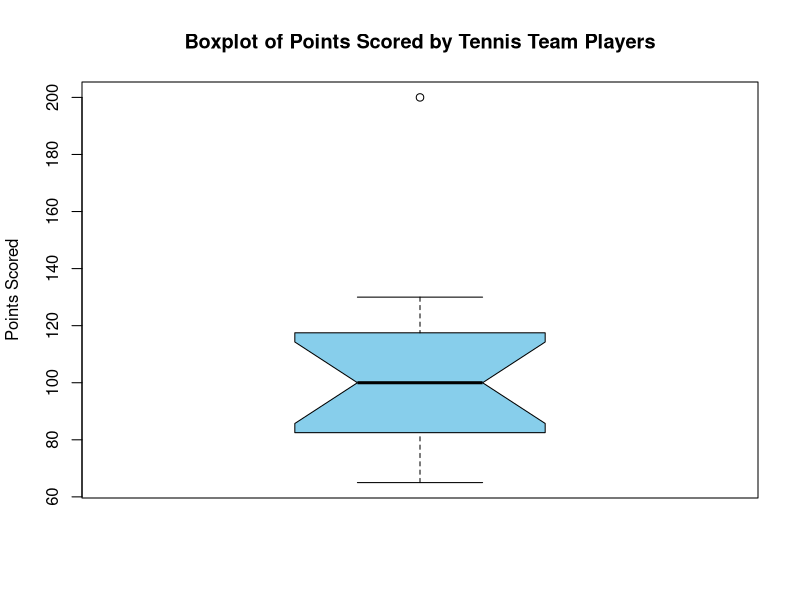
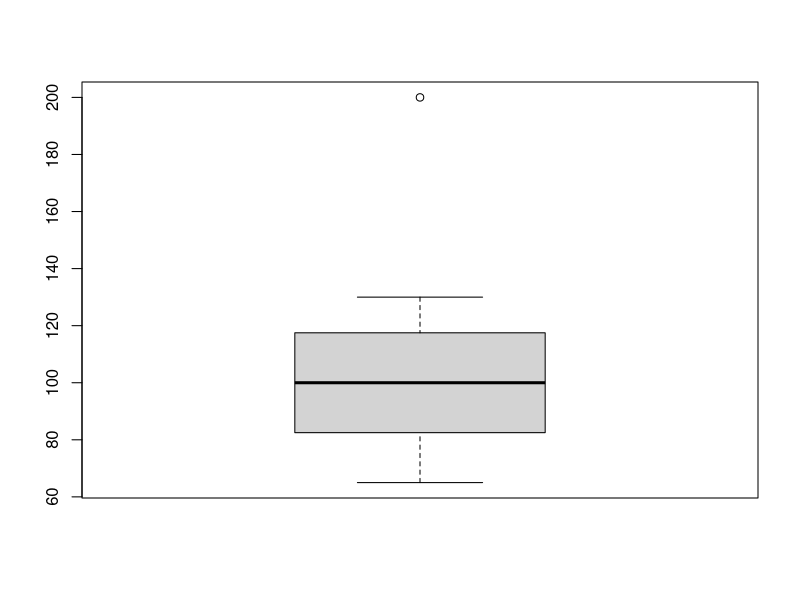

Recreate these plots in R, in order.
# Sample data - replace this with the actual scores of the tennis team players
points_scored <- c(65, 70, 75, 80, 85, 90, 95, 100, 105, 110, 115, 120, 125, 130, 200)

# Create a boxplot
boxplot(points_scored, main = "Boxplot of Points Scored by Tennis Team Players",
        ylab = "Points Scored", col = "skyblue", border = "black", notch = TRUE)

# Identify potential outliers using points beyond 1.5 times the interquartile range
outliers <- boxplot(points_scored)$out
cat("Potential Outliers:", outliers, "\n")
